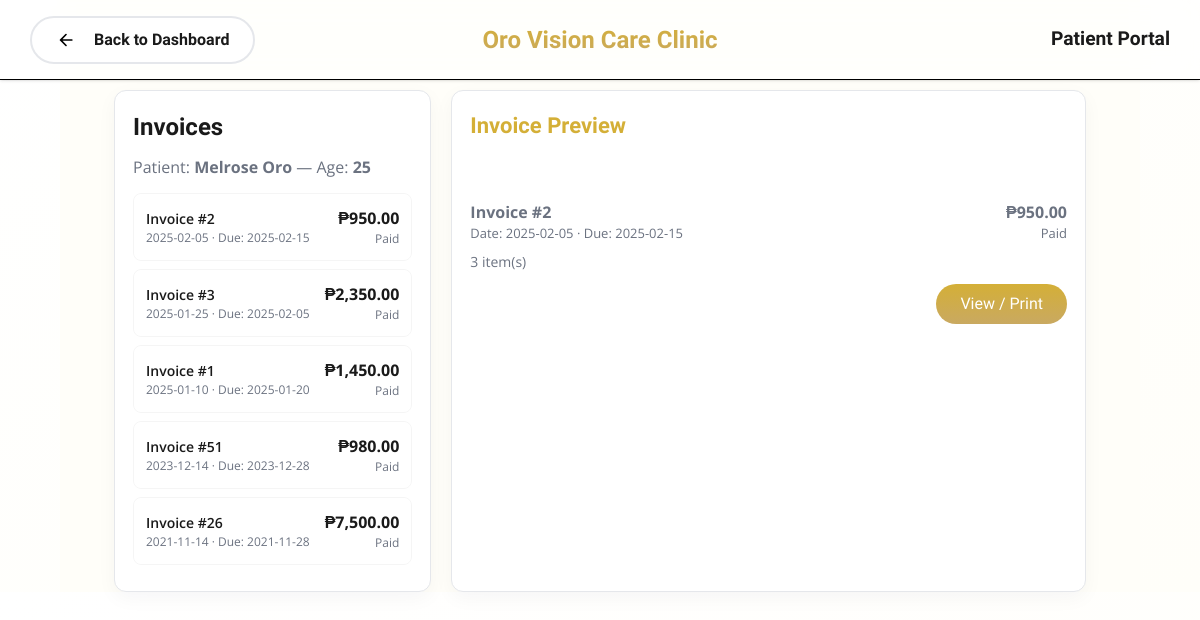
Screenshot of /patient/invoice.php (signed in) with the database file from the repository.
### tables this page shows
CREATE TABLE `patient` (
  `PatientID` int(11) NOT NULL,
  `FirstName` varchar(50) NOT NULL,
  `LastName` varchar(50) NOT NULL,
  `Birthday` date NOT NULL,
  `Sex` enum('Male','Female') NOT NULL,
  `CivilStatus` enum('Single','Married','Widowed','Separated') NOT NULL,
  `Email` varchar(50) DEFAULT NULL,
  `Contact` varchar(15) DEFAULT NULL,
  `Occupation` varchar(50) DEFAULT NULL,
  `Allergies` text DEFAULT NULL,
  `Surgery` text DEFAULT NULL,
  `Injury` text DEFAULT NULL,
  `ChronicIllness` text DEFAULT NULL,
  `Medications` text DEFAULT NULL,
  `Eyedrops` text DEFAULT NULL,
  `Province` varchar(100) DEFAULT NULL,
  `City` varchar(100) DEFAULT NULL,
  `Barangay` varchar(150) DEFAULT NULL
);

CREATE TABLE `invoice` (
  `InvoiceID` int(11) NOT NULL,
  `PatientID` int(11) NOT NULL,
  `InvoiceDate` date NOT NULL,
  `DueDate` date DEFAULT NULL,
  `Status` enum('Paid','Unpaid') NOT NULL DEFAULT 'Unpaid'
);

### patient/invoice.php (the view, shortened to what this page needs)
<?php
require_once '../config.php';
$patientID = $_SESSION['PatientID'];
$stmt = $conn->prepare("SELECT FirstName, LastName, Birthday, Province, City, Barangay FROM patient WHERE PatientID = ?");
$stmt->bind_param("s", $patientID);
$stmt->execute();
$stmt->store_result();
$patientName = '';
$patientAge = '';
if ($stmt->num_rows > 0) {
    $stmt->bind_result($firstName, $lastName, $birthday, $province, $city, $barangay);
    $patientName = htmlspecialchars(trim($firstName . ' ' . $lastName));
    if (!empty($birthday)) {
        try {
            $birthDate = new DateTime($birthday);
            $today = new DateTime('today');
            $patientAge = $birthDate->diff($today)->y;
        } catch (Exception $e) {
            $patientAge = '';
        }
    }
}
$invoices = [];
$stmt = $conn->prepare("
    SELECT InvoiceID, PatientID, InvoiceDate, DueDate, Status
    FROM invoice
    WHERE PatientID = ?
    ORDER BY InvoiceDate DESC
");
$stmt->bind_param("s", $patientID);
$stmt->execute();
$res = $stmt->get_result();
$invoiceIds = [];
while ($row = $res->fetch_assoc()) {
    $invoices[$row['InvoiceID']] = $row;
    $invoiceIds[] = $row['InvoiceID'];
}
$itemsByInvoice = [];
if (!empty($invoiceIds)) {
    $placeholders = implode(",", array_fill(0, count($invoiceIds), "?"));
    $types = str_repeat("i", count($invoiceIds));
    $sql = "
        SELECT ItemID, InvoiceID, Description, Quantity, UnitPrice
        FROM invoice_items
        WHERE InvoiceID IN ($placeholders)
        ORDER BY ItemID ASC
    ";
    $stmt = $conn->prepare($sql);
    $bindParams = [];
    $bindParams[] = & $types;
    foreach ($invoiceIds as $k => $v) {
        $bindParams[] = & $invoiceIds[$k];
    }
    call_user_func_array([$stmt, "bind_param"], $bindParams);
    $stmt->execute();
    $res = $stmt->get_result();
    while ($row = $res->fetch_assoc()) {
        $inv = $row["InvoiceID"];
        if (!isset($itemsByInvoice[$inv])) {
            $itemsByInvoice[$inv] = [];
        }
        $row['Quantity'] = (float)$row['Quantity'];
        $row['UnitPrice'] = (float)$row['UnitPrice'];
        $row['Subtotal'] = $row['Quantity'] * $row['UnitPrice'];
        $itemsByInvoice[$inv][] = $row;
    }
}
$invoices_for_js = [];
foreach ($invoices as $id => $inv) {
    $total = 0;
    if (isset($itemsByInvoice[$id])) {
        foreach ($itemsByInvoice[$id] as $item) {
            $total += $item["Quantity"] * $item["UnitPrice"];
        }
    }
    $invoices_for_js[] = [
    "InvoiceID"   => $id,
    "InvoiceDate" => $inv["InvoiceDate"],
    "DueDate"     => $inv["DueDate"],
    "Status"      => $inv["Status"],
    "TotalAmount" => (float)$total,
    "Items"       => isset($itemsByInvoice[$id]) ? $itemsByInvoice[$id] : []
];
}
?>
<?php
include 'patient_header.php';?>
<section class="card-spread">
  <div class="card">
    <h1>Invoices</h1>
    <p style="margin:6px 0 14px 0;color:var(--muted)">Patient: <strong><?php echo $patientName; ?></strong> — Age: <strong><?php echo $patientAge; ?></strong></p>
    <ul id="invoiceList">
    <?php if(empty($invoices_for_js)): ?>
      <li class="empty">No invoices found.</li>
    <?php else: ?>
      <?php foreach($invoices_for_js as $inv): ?>
        <li class="invoice-item" data-id="<?php echo htmlspecialchars($inv['InvoiceID']); ?>"
            data-date="<?php echo htmlspecialchars($inv['InvoiceDate']); ?>"
            data-duedate="<?php echo htmlspecialchars($inv['DueDate']); ?>"
            data-total="<?php echo htmlspecialchars($inv['TotalAmount']); ?>"
            data-status="<?php echo htmlspecialchars($inv['Status']); ?>">
          <div class="meta">
            <div style="font-weight:600">Invoice #<?php echo htmlspecialchars($inv['InvoiceID']); ?></div>
            <div class="status"><?php echo htmlspecialchars($inv['InvoiceDate']); ?> · Due: <?php echo htmlspecialchars($inv['DueDate']); ?></div>
          </div>
          <div style="text-align:right">
            <div class="amount">₱<?php echo htmlspecialchars(number_format((float)$inv['TotalAmount'],2)); ?></div>
            <div class="status"><?php echo htmlspecialchars($inv['Status']); ?></div>
          </div>
        </li>
      <?php endforeach; ?>
    <?php endif; ?>
    </ul>
  </div>
  <div class="card">
    <h2>Invoice Preview</h2>
    <div id="previewArea" style="min-height:240px;display:flex;align-items:center;justify-content:center;color:var(--muted)">Select an invoice to view details</div>
  </div>
</section>
</body>
</html>

### css/global.css (style rules this page uses)
:root { --max-width: 1200px; --gold-main: #D4AF37; --gold-light: #C9A961; --gold-main-lighter: #F1C73F; --gold-light-lighter: #E3C06E; --almost-white-gold: #F4E5C2; --glowing-gold: #fbe59d; --off-white: #fef8df; --proper-cream:#fffdf1; --text-main: #1a1a1a; --text-link: #4A5565; --background-main: #FFFEF9; --background-white: #FFF; --border-main: #E5E7EB; --muted: #6b7280; --gold-gradient: linear-gradient(180deg, var(--gold-main) 0%, var(--gold-light) 100%); --gold-gradient-hover: linear-gradient(180deg, var(--gold-main-lighter) 0%, var(--gold-light-lighter) 100%); --gold-gradient-horizontal: linear-gradient(90deg, var(--gold-main) 0%, var(--almost-white-gold) 100%); --accent-line-gradient: linear-gradient(to right, var(--gold-main), rgba(0, 0, 0, 0)); --page-gradient: linear-gradient(to bottom right, var(--background-white), var(--background-main)); --shadow-main: rgba(0, 0, 0, 0.10); --shadow-strong: rgba(0, 0, 0, 0.25); --shadow-card: 0 25px 50px -12px rgba(0,0,0,0.25); --shadow-soft: 0px 4px 15px rgba(0,0,0,0.08); --transition: all 0.3s ease; --transition-slow: all 0.5s ease; --card-corner: 32px; --card-radius: 24px; --pill-radius: 9999px; }
*, *::before, *::after { margin: 0; padding: 0; box-sizing: border-box; }
html { scroll-behavior: smooth; }
body { font-family: 'Open Sans', sans-serif; line-height: 1.5; background: var(--page-gradient); color: var(--text-main); width: 100%; }
h1, h2, h3, h4, h5, h6 { font-family: 'Lexend', sans-serif; font-weight: 600; }
h2 { margin-bottom: 20px; }

### patient/css/invoice.css (style rules this page uses)
.card-spread { width: min(var(--max-width), 90%); display:grid; grid-template-columns: 1fr 2fr; gap:20px; margin: 0 auto; }
.card { background:#fff; border-radius: 12px; padding:18px; border:1px solid var(--border-main); box-shadow:0 6px 20px rgba(16,24,40,0.04); }
h1 { font-family:'Lexend'; margin:0 0 10px 0; }
h2 { font-family: 'Lexend', sans-serif; font-size: 22px; margin: 0; color: var(--gold-main); }
ul { list-style:none; padding:0; margin:0; }
li.invoice-item { padding:12px; border-radius:8px; cursor:pointer; display:flex; justify-content:space-between; align-items:center; border:1px solid rgba(0,0,0,0.04); margin-bottom:8px; transition: var(--transition); }
li.invoice-item .meta { font-size:14px; }
li.invoice-item .amount { font-weight:700;color:var(--text-main) }
li.invoice-item .status { font-size:12px;color:var(--muted) }

### rows the page displays
patient: patientName "Melrose Oro", Birthday "25"
invoice: InvoiceID "2", InvoiceDate "2025-02-05", DueDate "2025-02-15", TotalAmount "950.00", Status "Paid"
invoice: InvoiceID "3", InvoiceDate "2025-01-25", DueDate "2025-02-05", TotalAmount "2,350.00", Status "Paid"
invoice: InvoiceID "1", InvoiceDate "2025-01-10", DueDate "2025-01-20", TotalAmount "1,450.00", Status "Paid"
invoice: InvoiceID "51", InvoiceDate "2023-12-14", DueDate "2023-12-28", TotalAmount "980.00", Status "Paid"
invoice: InvoiceID "26", InvoiceDate "2021-11-14", DueDate "2021-11-28", TotalAmount "7,500.00", Status "Paid"
